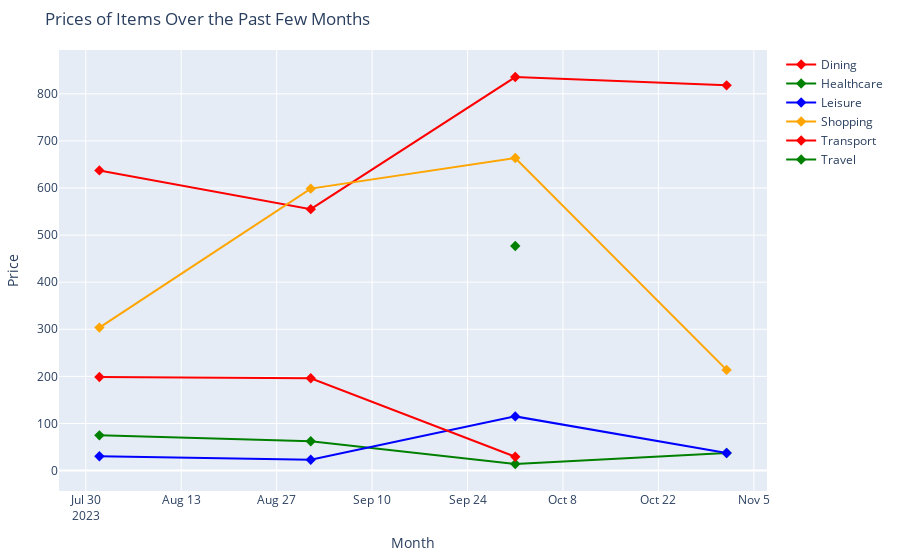

The notebook cell this image was saved under:
### Code cell
fig.show()

### Figure 1 — Plotly figure (JSON) as saved in the notebook; plotly's stock layout.template omitted (floating-point values rounded to 4 significant figures)
{"data": [{"line": {"color": "red", "width": 2}, "marker": {"size": 8, "symbol": "diamond"}, "mode": "lines+markers", "name": "Dining", "type": "scatter", "x": ["2023-08-01T00:00:00.000000000", "2023-09-01T00:00:00.000000000", "2023-10-01T00:00:00.000000000", "2023-11-01T00:00:00.000000000"], "y": [637.4, 555.1, 835.6, 818.0]}, {"line": {"color": "green", "width": 2}, "marker": {"size": 8, "symbol": "diamond"}, "mode": "lines+markers", "name": "Healthcare", "type": "scatter", "x": ["2023-08-01T00:00:00.000000000", "2023-09-01T00:00:00.000000000", "2023-10-01T00:00:00.000000000", "2023-11-01T00:00:00.000000000"], "y": [74.75, 62.25, 14, 37.4]}, {"line": {"color": "blue", "width": 2}, "marker": {"size": 8, "symbol": "diamond"}, "mode": "lines+markers", "name": "Leisure", "type": "scatter", "x": ["2023-08-01T00:00:00.000000000", "2023-09-01T00:00:00.000000000", "2023-10-01T00:00:00.000000000", "2023-11-01T00:00:00.000000000"], "y": [30.27, 23, 115, 37.16]}, {"line": {"color": "orange", "width": 2}, "marker": {"size": 8, "symbol": "diamond"}, "mode": "lines+markers", "name": "Shopping", "type": "scatter", "x": ["2023-08-01T00:00:00.000000000", "2023-09-01T00:00:00.000000000", "2023-10-01T00:00:00.000000000", "2023-11-01T00:00:00.000000000"], "y": [303.6, 598.7, 663.8, 213.8]}, {"line": {"color": "red", "width": 2}, "marker": {"size": 8, "symbol": "diamond"}, "mode": "lines+markers", "name": "Transport", "type": "scatter", "x": ["2023-08-01T00:00:00.000000000", "2023-09-01T00:00:00.000000000", "2023-10-01T00:00:00.000000000"], "y": [198.8, 196.0, 29.22]}, {"line": {"color": "green", "width": 2}, "marker": {"size": 8, "symbol": "diamond"}, "mode": "lines+markers", "name": "Travel", "type": "scatter", "x": ["2023-10-01T00:00:00.000000000"], "y": [476.7]}], "layout": {"margin": {"b": 50, "l": 50, "r": 50, "t": 50}, "title": {"text": "Prices of Items Over the Past Few Months"}, "xaxis": {"title": {"text": "Month"}}, "yaxis": {"title": {"text": "Price"}}}}
